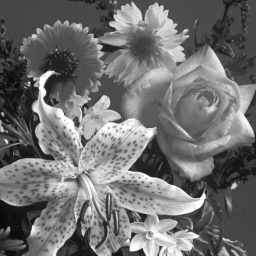
%> input picture flower.png, 256 x 256 px
$ octave exer1_3.m   (GNU Octave 9; MATLAB toolbox functions it lacks are replaced by stand-ins)
%> lines starting %> are read from the running program, lines starting %| are printed output that depends on the picture
clc;
clear;
close all;
scr = get(0,'ScreenSize');


fl = im2double(imread("flower.png"));
%> fl: size 256x256 double; min 0.0392, max 1, mean 0.439

%% AWGN

fl_noise = im2double(imnoise(fl,"gaussian",0,0.006));
noise = fl_noise - fl;
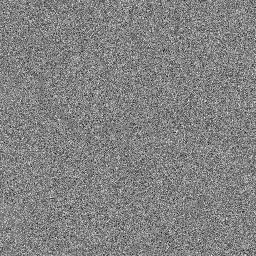
%> noise: size 256x256 double; min -0.329, max 0.313, mean -0.000614; drawn with min black and max white

fl_mean = mean(fl(:));
%> fl_mean = 0.439
noise_mean = mean(noise(:));
%> noise_mean = -0.000614
noise_std = std(noise(:));
%> noise_std = 0.0764

SNR = 20*log10(fl_mean/noise_std)
%> SNR = 15.18

figure(1);
set(gcf,'Position',[0.12*scr(3) 0.12*scr(4) 0.75*scr(3) 0.75*scr(4)]);
subplot(1,2,1);
imshow(fl);
title("original image: flower.png");
subplot(1,2,2);
imshow(fl_noise);
title("flower.png with AWGN (SNR= "+num2str(SNR)+')');

%% Moving Average Filter
figure(2);
set(gcf,'Position',[0.12*scr(3) 0.12*scr(4) 0.75*scr(3) 0.75*scr(4)]);
sgtitle('Moving Average Filter applied to flower.png + AWGN');
for i = 3:11

    mv_avg = ones(i)/(i^2);
    ma_filt = imfilter(fl_noise,mv_avg);
    subplot(3,3,i-2);
    imshow(ma_filt);
    title(sprintf('Filter Length: %d x %d',i,i));
end
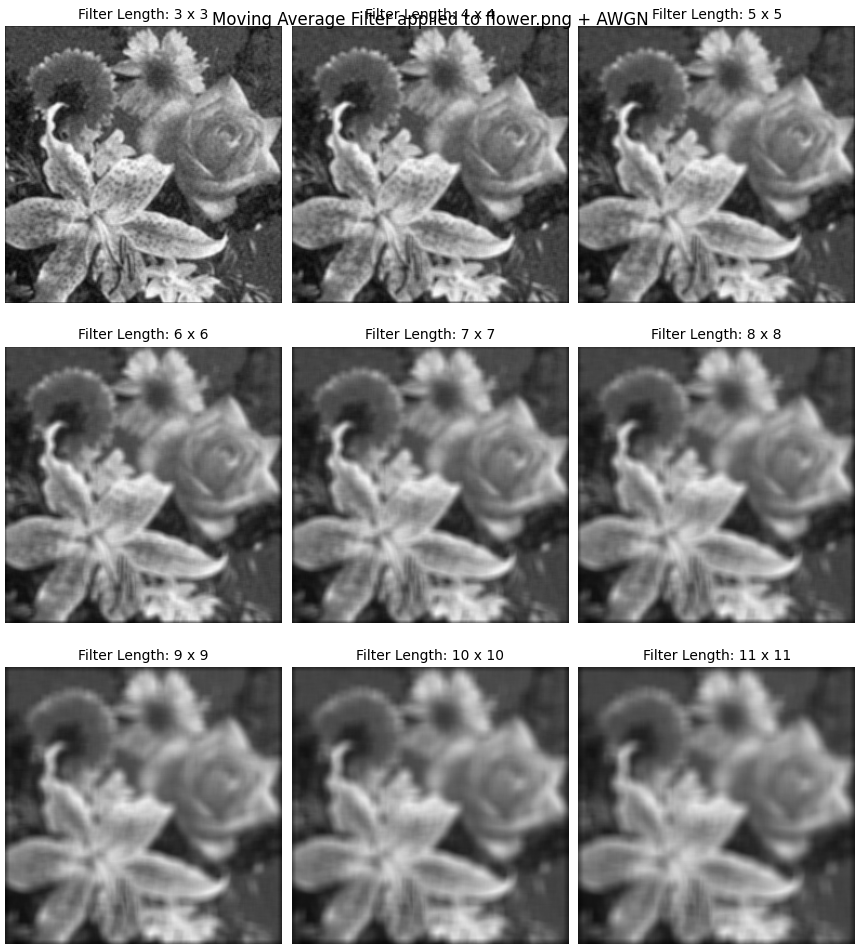
%> figure redrawn from the program's plot data, 9 panels

%% Median filter

figure(3);
set(gcf,'Position',[0.12*scr(3) 0.12*scr(4) 0.75*scr(3) 0.75*scr(4)]);
sgtitle('Median Filter applied to flower.png + AWGN');

for i = 3:11
    med_filt = medfilt2(fl_noise,[i i]);
    subplot(3,3,i-2);
    imshow(med_filt);
    title(sprintf('Filter Length: %d x %d',i,i));
end


%% impact noise

clear;
scr = get(0,'ScreenSize');
fl = im2double(imread("flower.png"));
num_pixels = numel(fl);
%> num_pixels = 65536
num_noise_pixels = round(25/100 * num_pixels);
%> num_noise_pixels = 16384
noise_ind = randperm(num_pixels,num_noise_pixels);
fl_noise = fl;
fl_noise(noise_ind) = randi([0,255],size(noise_ind));
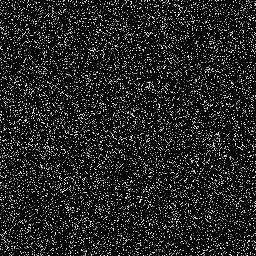
%> fl_noise: size 256x256 double; min 0, max 255, mean 32.3

noise = fl_noise - fl;

fl_mean = mean(fl(:));
noise_mean = mean(noise(:));
%> noise_mean = 31.87
noise_std = std(noise(:));
%> noise_std = 66.4

SNR = 20*log10(fl_mean/noise_std)
%> SNR = -43.59

figure(4);
set(gcf,'Position',[0.12*scr(3) 0.12*scr(4) 0.75*scr(3) 0.75*scr(4)]);
subplot(1,2,1);
imshow(fl);
title("original image: flower.png");
subplot(1,2,2);
imshow(fl_noise);
title('Flower.png + 25% Impact Noise')


%% MA filter
figure(5);
set(gcf,'Position',[0.12*scr(3) 0.12*scr(4) 0.75*scr(3) 0.75*scr(4)]);
sgtitle('Moving Average Filter applied to flower.png + 25% ImpN');

for i = 3:11
    mv_avg = ones(i)/(i^2);
    ma_filt = imfilter(fl_noise,mv_avg);
    subplot(3,3,i-2);
    imshow(ma_filt);
    title(sprintf('Filter Length: %d x %d',i,i));
end
%> this loop made 9 passes
%> pass 1, `ma_filt = imfilter(fl_noise,mv_avg);`:
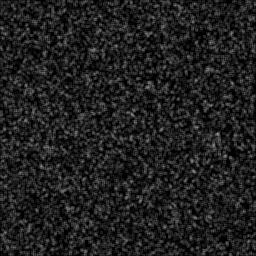
%> ma_filt: size 256x256 double; min 0.0309, max 156.5, mean 32.1
%> pass 1, `imshow(ma_filt);`:
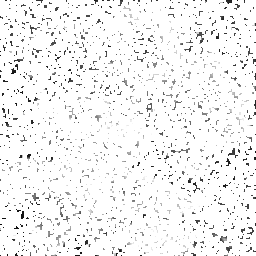
%> displayed picture: size 256x256, on the screen's scale of 0 to 255; min 8, max 255, mean 243.5
%> after the loop:
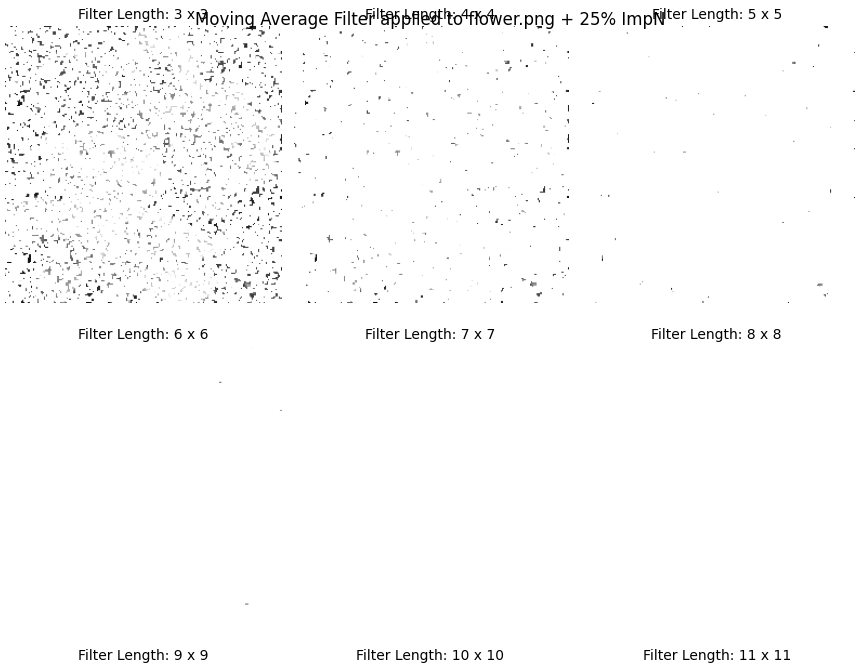
%> figure redrawn from the program's plot data, 9 panels

%% Median Filter
figure(6);
set(gcf,'Position',[0.12*scr(3) 0.12*scr(4) 0.75*scr(3) 0.75*scr(4)]);
sgtitle('Median Filter applied to flower.png + 25% ImpN');

for i = 3:11
    med_filt = medfilt2(fl_noise,[i i]);
    subplot(3,3,i-2);
    imshow(med_filt);
    title(sprintf('Filter Length: %d x %d',i,i));
end
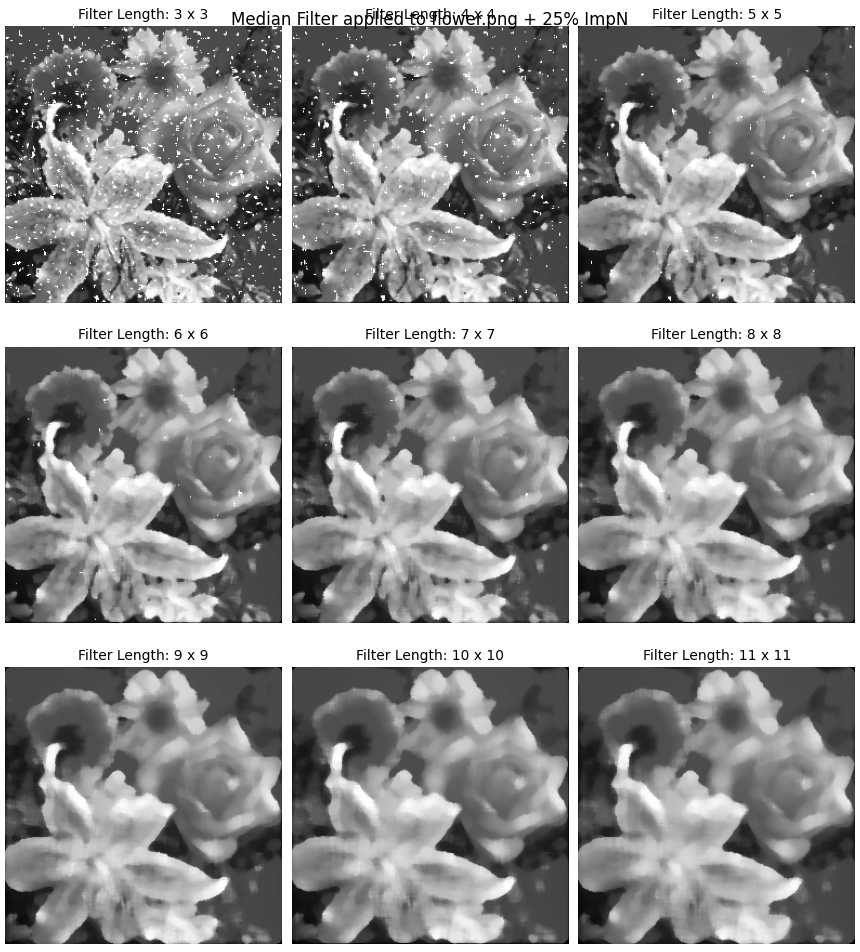
%> figure redrawn from the program's plot data, 9 panels
